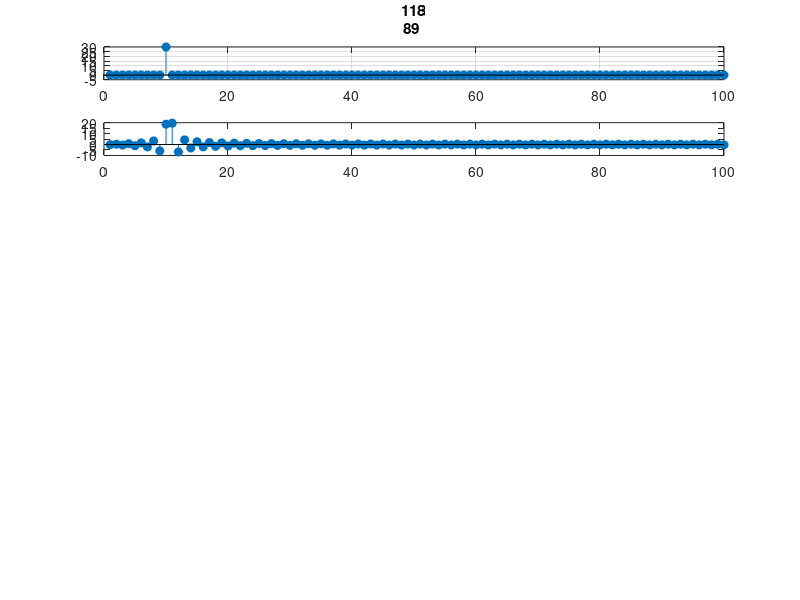

Source code (MATLAB): (Note: this script raises an error after producing the figure.)
% cps03_trans.m
clear all; close all
% Orthogonal matrix for DCT-IV orthogonal transform
N = 100;                                    % wymiar macierzy kwadratowej, 25, 100
k = (0:N-1); n=(0:N-1);                     % k-kolumny/funkcje, n-wiersze/probki
S = sqrt(2/N)*cos(pi/N*(n'+1/2)*(k+1/2));   % macierz syntezy
A = S';                                     % macierz analizy: transpozycja i sprzezenie S
                                               % wybor x1, x2, x3, x4, x1+x2, x1+x3, x1+x4

%sprawdzenie ortogonalnosci oraz analiza poszczególnych sygnałów,
%zrobilśmy w poprzednim zadaniu, żeby się nie potrzebnie nie powtarzać,
%tutaj tego nie ma

figure;
k_values = [9, 9.5, 10, 10.25, 10.5, 10.75, 11];   % zakres z polecenia

for i = 1:length(k_values)
    kval = k_values(i);

    % sygnał z zadaną częstotliwością (zmieniamy k)
    xk = 30*sqrt(2/N) * cos(pi/N*(n' + 1/2)*(kval + 1/2));

    ck = A*xk;   % widmo DCT

    subplot(length(k_values),1,i);
    stem(ck,'filled');
    title("Widmo dla k = " + num2str(kval));
    grid on;
end

pause();

figure;
shift_values = [0, 0.5, 1, 10, N/4];   % zgodnie z poleceniem

for i = 1:length(shift_values)
    shift = shift_values(i);

    % nowy wektor n' przesunięty w czasie
    n_shifted = n' + shift;

    % sygnał o częstotliwości 10, ale z modyfikacją n'
    x_shift = 30*sqrt(2/N) * cos(pi/N * (n_shifted + 1/2) * (10 + 1/2));

    c_shift = A * x_shift;

    subplot(length(shift_values),1,i);
    stem(c_shift,'filled');
    title("Widmo dla n' = " + num2str(shift));
    grid on;
end
% Wnioski dla zmiennych częstotliwości:
%{
%   Dla całkowitych wartości k (np k 9 10 11) widmo DCT jest "ostre" i
%   energia sygnału skupia się w jednym współczynniku a dla wartości niecałkowitych
%   (np k 9.5 10.25 10.5 10.75) energia sygnału rozlewa się na kilka
%   współczynników -widmo staje się "rozmyte" DCT najlepiej reprezentuje
%   sygnały które idealnie pasują do jej bazy czyli w naszym przypadku "całkowitych" k
%}

% Wnioski:
%{
%   Dla n' =0 widmo DCT jest "ostre" bo sygnał idealnie trafia w bazę DCT
%   Każde przesunięcie (0.5 1 10 N/4) powoduje "rozmycie" bo zmienia się faza
%   i energia rozlewa się na wiele współczynników DCT nie radzi sobie idealnie
%   z sygnałami przesuniętymi w czasie ,im większe przesunięcie tym mniej
%   kompaktowe widmo
%}
